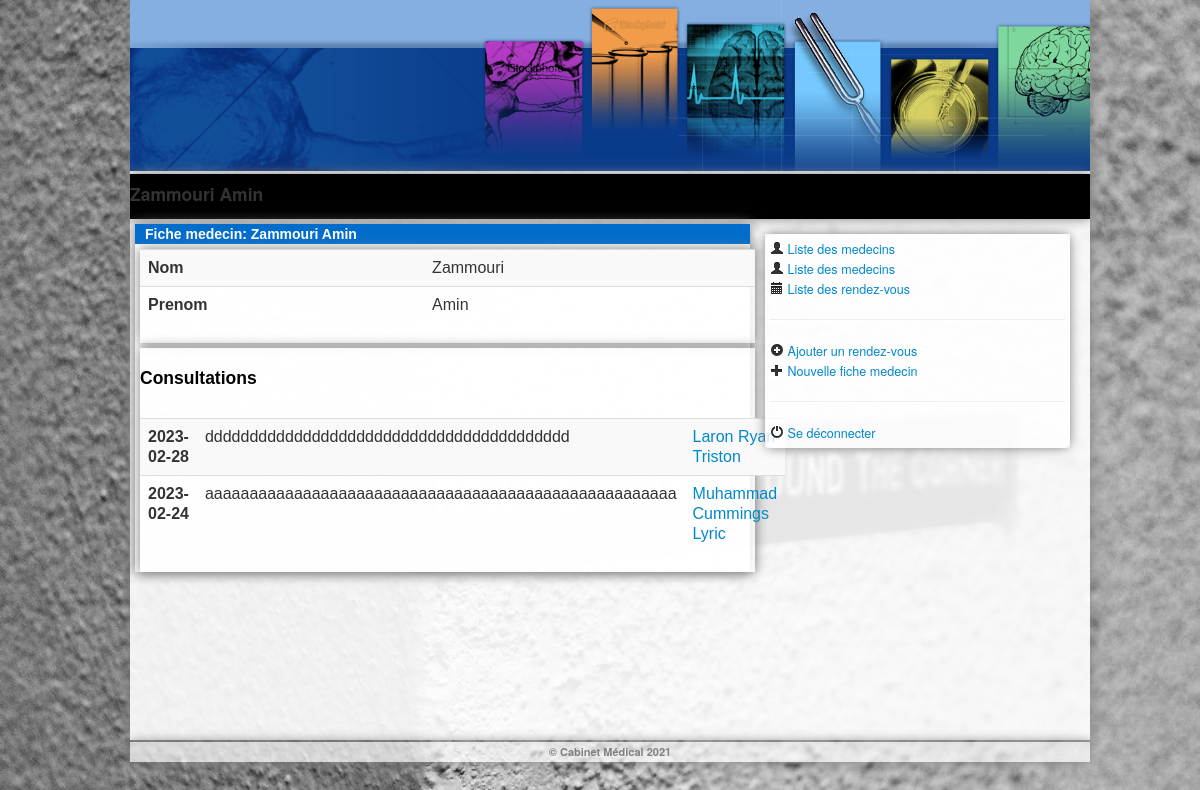
Before: /Vue/fiche_medecin.php?id=1 (signed in) with the older database file.
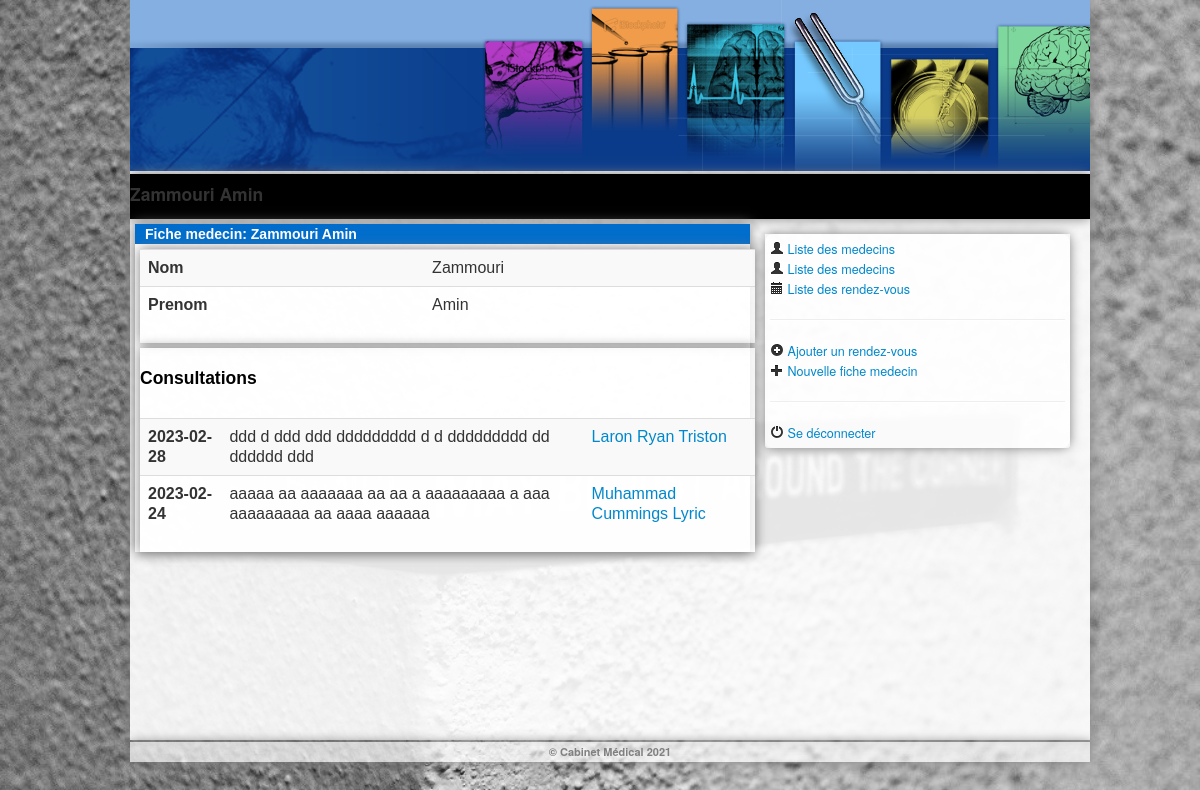
After: the same page with the newer database file.
### tables this page shows
CREATE TABLE `medecin` (
  `Id_Medecin` int(11) NOT NULL,
  `Nom_Medecin` varchar(50) DEFAULT NULL,
  `Prenom_Medecin` varchar(50) DEFAULT NULL
);

CREATE TABLE `consultation` (
  `Id_Consultation` int(11) NOT NULL,
  `Date_Consultation` date DEFAULT NULL,
  `Compte_Rendu_Consultation` varchar(5000) DEFAULT NULL,
  `Id_Patient` int(11) DEFAULT NULL,
  `Id_Medecin` int(11) DEFAULT NULL
);

CREATE TABLE `patient` (
  `Id_Patient` int(11) NOT NULL,
  `Nom_Patient` varchar(50) DEFAULT NULL,
  `Prenom_Patient` varchar(50) DEFAULT NULL,
  `Sexe_Patient` varchar(50) DEFAULT NULL,
  `Adresse_Patient` varchar(50) DEFAULT NULL,
  `Ville_Patient` varchar(50) DEFAULT NULL,
  `Departement_Patient` varchar(50) DEFAULT NULL,
  `Date_Naissance_Patient` varchar(10) DEFAULT NULL,
  `Situation_Familiale_Patient` varchar(50) DEFAULT NULL,
  `Affiliation_Mutuelle` varchar(50) DEFAULT NULL,
  `Date_Creation_Dossier` varchar(10) DEFAULT NULL,
  `id_medecin` int(11) DEFAULT NULL
);

### Controller/Util.php (called while the page is built, shortened)
<?php
include '../Model/Medecin.php';
class Util {
    public $serveur = "localhost";
    public $base = "cabinet_medical";
    public $usr =  "root";
    public $pass = "";
    public $mysqli;
    public function getMedecinByID($Id){
        $Medecin = NULL;
        $Query = "SELECT * FROM medecin WHERE Id_Medecin='".$Id."'";
        if ($this->mysqli->connect_error) {
            die('Erreur de connexion ('.$this->mysqli->connect_errno.')'. $this->mysqli->connect_error);
        }
        else{
            if(($result = $this->mysqli->query($Query))){
                while($ligne = $result->fetch_assoc()){
                    $_Id = $ligne['Id_Medecin'];
                    if(($Id == $_Id))
                    {
                         $Medecin = new Medecin();
                         $Medecin->Id_Medecin = $ligne['Id_Medecin'];
                         $Medecin->Nom_Medecin = $ligne['Nom_Medecin'];
                         $Medecin->Prenom_Medecin = $ligne['Prenom_Medecin'];
                         break;
                    }
                }
            }
        }
        return $Medecin;
    }
    public function getPatientByID($Id){
        $Patient = NULL;
        $Query = "SELECT * FROM patient WHERE Id_Patient='".$Id."'";
        if ($this->mysqli->connect_error) {
            die('Erreur de connexion ('.$this->mysqli->connect_errno.')'. $this->mysqli->connect_error);
        }
        else{
            if(($result = $this->mysqli->query($Query))){
                while($ligne = $result->fetch_assoc()){
                    $_Id = $ligne['Id_Patient'];
                    if(($Id == $_Id))
                    {
                         $Patient = new Patient();
                         $Patient=$ligne;
                         break;
                    }
                }
            }
        }
        return $Patient;
    }
    public function findAllConsultation(){
        $consultations=[];
        $Query = "SELECT * FROM consultation ORDER BY Date_Consultation DESC";
        if ($this->mysqli->connect_error) {
            die('Erreur de connexion ('.$this->mysqli->connect_errno.')'. $this->mysqli->connect_error);
        }
        else{
            if(($result = $this->mysqli->query($Query))){
                while($ligne = $result->fetch_assoc()){
                    array_push($consultations,$ligne);
                }
            }
        }
        return $consultations;
    }
    public function dbConnection(){
        $this->mysqli= new mysqli($this->serveur, $this->usr, $this->pass, $this->base);
        $this->mysqli->set_charset("utf8");
    }
}
?>

### Model/Medecin.php (called while the page is built, shortened)
<?php
class Medecin {
    public $Nom_Medecin;
    public $Prenom_Medecin;
    public function getNom_Medecin() {
        return $this->Nom_Medecin;
    }
    public function getPrenom_Medecin() {
        return $this->Prenom_Medecin;
    }
}

### Vue/fiche_medecin.php (the view, shortened to what this page needs)
<?php
        require('../Controller/Util.php');
       if($_SESSION["acces"]!='y')
       {
               header("location:index.php");
       }
       else
       {
            $Util = new Util();
            $medecin = $Util->getMedecinById($_GET['id']);
            $consultations = $Util->findAllConsultation();
       }
?>
<html>
    <head>
        <link rel="stylesheet" href="bootstrap/css/bootstrap.css" type="text/css" />
        <link rel="stylesheet" href="js/jquery/css/ui-lightness/jquery-ui-1.9.2.custom.css" type="text/css" />
    </head>
    <body>
        <div class="container">
            <div class="row">
                <div id="content" class="span9">
                    <div class="main_body">
                        <div class="Home-Header">
                            <div class="Slogan">
                            </div>
                            <div class="Contact-Research">
                            </div>
                            <div class="Logo">
                            </div>
                        </div>
                        <div class="Horizontal-menu">
                                <h4>
                                    <?php
                                        echo $medecin->getNom_Medecin().' '.$medecin->getPrenom_Medecin();
                                   ?>
                                </h4>
                        </div>
                        <div class="Left-body">
                            <div class="Left-body-head">
                                Fiche medecin:  <?php echo $medecin->getNom_Medecin()." ".$medecin->getPrenom_Medecin(); ?>
                            </div>
                            <div class="Left-body">
                                <table class="table table-striped" >
                                    <tr>
                                        <th scope="row">Nom</th>
                                        <td ><?php echo $medecin->getNom_Medecin(); ?></td>
                                    </tr>
                                    <tr>
                                        <th scope="row">Prenom</th>
                                        <td ><?php echo $medecin->getPrenom_Medecin(); ?></td>
                                    </tr>
                                </table>
                            </div>
                            <div class="Left-body">
                                <h4> Consultations </h4>
                                <table class="table table-striped" >
                                    <?php foreach($consultations as $consultation){
                                        echo '<tr>';
                                            echo '<th scope="row">'.$consultation["Date_Consultation"].'</th>';
                                            echo '<td>'.$consultation["Compte_Rendu_Consultation"].'</td>';
                                            $patient=$Util->getPatientById($consultation["Id_Patient"]);
                                            echo '<td>'."<a href='../fiche_patient.php/?id=".$patient['Id_Patient']."' >".$patient['Nom_Patient']." ".$patient['Prenom_Patient']."</a>".'</td>';
                                        echo '</tr>';
                                    } ?>
                                </table>
                            </div>
                        </div>
                        <div class="Right-body">
                            <div class="About-us">
                                <div class="Social-NW-body">
                                    <a href="../Controller/secretaire_liste_medecins.php"><i class="icon-user"></i> Liste des medecins</a>
                                        <br/>
                                    <a href="../secretaire_liste_medecins.php"><i class="icon-user"></i> Liste des medecins</a>
                                    <br/>
                                    <a href="../secretaire_display.php"><i class="icon-calendar"></i> Liste des rendez-vous</a>
                                    <hr/>
                                    <a href="../tp_php/Controller/ajout_rdv.php"><i class="icon-plus-sign"></i> Ajouter un rendez-vous</a>
                                    <br/>
                                    <a href="../ajout_medecin.php"><i class="icon-plus"></i> Nouvelle fiche medecin</a>
                                    <hr/>
                                    <a href="../tp_phpController/deconnexion.php"><i class="icon-off"></i> Se d&eacute;connecter</a>
                                </div>
                            </div>
                        </div>
                    </div>
                    <div class="footer">
                        &COPY; Cabinet Médical 2021
                    </div>
                </div>
            </div>
        </div>
    </body>
</html>

Changed rows visible on the page:
changed consultation "Laron Ryan": Compte_Rendu_Consultation "ddddddddddddddddddddddddddddddddddddddddd" → "ddd d ddd ddd ddddddddd d d ddddddddd dd dddddd ddd"
changed consultation "Muhammad Cummings": Compte_Rendu_Consultation "aaaaaaaaaaaaaaaaaaaaaaaaaaaaaaaaaaaaaaaaaaaaaaaaaaaaa" → "aaaaa aa aaaaaaa aa aa a aaaaaaaaa a aaa aaaaaaaaa aa aaaa aaaaaa"
